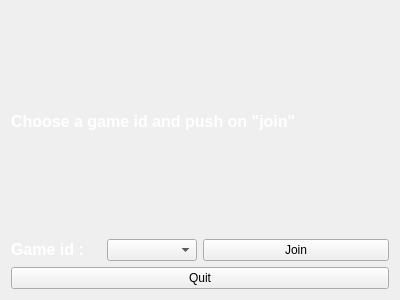
<?xml version="1.0" encoding="UTF-8"?>
<ui version="4.0">
 <class>LoginJoin</class>
 <widget class="QWidget" name="LoginJoin">
  <property name="geometry">
   <rect>
    <x>0</x>
    <y>0</y>
    <width>400</width>
    <height>300</height>
   </rect>
  </property>
  <property name="windowTitle">
   <string>Form</string>
  </property>
  <layout class="QVBoxLayout" name="verticalLayout">
   <item>
    <widget class="QLabel" name="labelChooseGameId">
     <property name="text">
      <string>&lt;html&gt;&lt;head/&gt;&lt;body&gt;&lt;p&gt;&lt;span style=&quot; font-size:12pt; font-weight:600; color:#ffffff;&quot;&gt;Choose a game id and push on &amp;quot;join&amp;quot;&lt;/span&gt;&lt;/p&gt;&lt;/body&gt;&lt;/html&gt;</string>
     </property>
    </widget>
   </item>
   <item>
    <layout class="QHBoxLayout" name="horizontalLayout">
     <item>
      <layout class="QHBoxLayout" name="horizontalLayout_2">
       <item>
        <widget class="QLabel" name="labelGameId">
         <property name="text">
          <string>&lt;html&gt;&lt;head/&gt;&lt;body&gt;&lt;p&gt;&lt;span style=&quot; font-size:12pt; font-weight:600; color:#ffffff;&quot;&gt;Game id :&lt;/span&gt;&lt;/p&gt;&lt;/body&gt;&lt;/html&gt;</string>
         </property>
        </widget>
       </item>
       <item>
        <widget class="QComboBox" name="comboBoxGameId">
         <property name="sizeAdjustPolicy">
          <enum>QComboBox::AdjustToContents</enum>
         </property>
        </widget>
       </item>
      </layout>
     </item>
     <item>
      <widget class="QPushButton" name="buttonJoin">
       <property name="sizePolicy">
        <sizepolicy hsizetype="Minimum" vsizetype="Fixed">
         <horstretch>0</horstretch>
         <verstretch>0</verstretch>
        </sizepolicy>
       </property>
       <property name="text">
        <string>Join</string>
       </property>
      </widget>
     </item>
    </layout>
   </item>
   <item>
    <widget class="QPushButton" name="buttonQuit">
     <property name="text">
      <string>Quit</string>
     </property>
    </widget>
   </item>
  </layout>
 </widget>
 <resources/>
 <connections/>
</ui>
